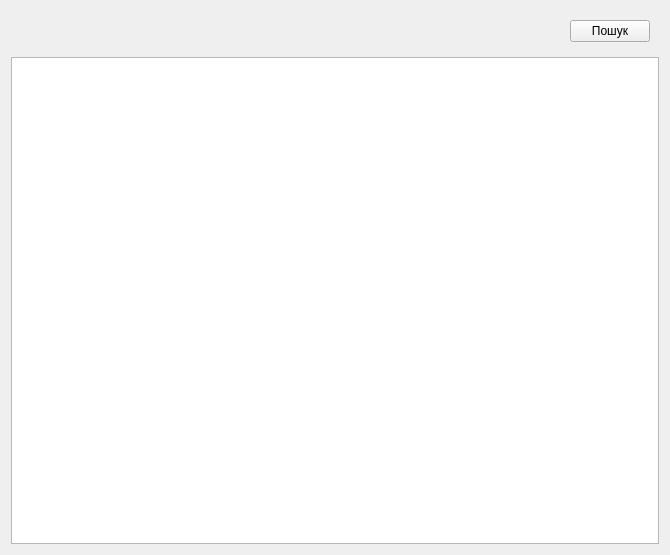
<?xml version="1.0" encoding="UTF-8"?>
<ui version="4.0">
 <class>BluetoothConnectForm</class>
 <widget class="QWidget" name="BluetoothConnectForm">
  <property name="geometry">
   <rect>
    <x>0</x>
    <y>0</y>
    <width>670</width>
    <height>555</height>
   </rect>
  </property>
  <property name="windowTitle">
   <string>Form</string>
  </property>
  <layout class="QVBoxLayout" name="verticalLayout_2">
   <item>
    <widget class="QFrame" name="frame">
     <property name="styleSheet">
      <string notr="true">QFrame
{
	border: 0px;
}</string>
     </property>
     <property name="frameShape">
      <enum>QFrame::StyledPanel</enum>
     </property>
     <property name="frameShadow">
      <enum>QFrame::Raised</enum>
     </property>
     <layout class="QHBoxLayout" name="horizontalLayout">
      <item>
       <spacer name="horizontalSpacer">
        <property name="orientation">
         <enum>Qt::Horizontal</enum>
        </property>
        <property name="sizeHint" stdset="0">
         <size>
          <width>40</width>
          <height>20</height>
         </size>
        </property>
       </spacer>
      </item>
      <item>
       <widget class="QPushButton" name="searchButton">
        <property name="text">
         <string>Пошук</string>
        </property>
       </widget>
      </item>
     </layout>
    </widget>
   </item>
   <item>
    <widget class="QListWidget" name="deviceList"/>
   </item>
  </layout>
 </widget>
 <resources/>
 <connections/>
</ui>
